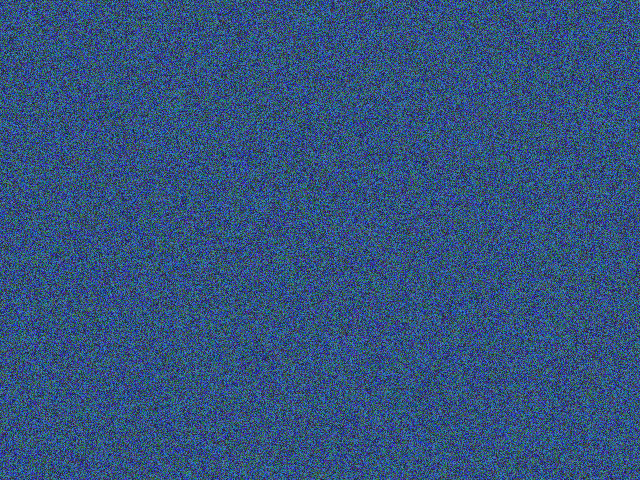
#> input picture backend/test_image.png, 640 x 480 px
$ python -i traditional_enhancement.py   (imports and definitions only)
#> lines starting #> are read from the running program, lines starting #| are printed output that depends on the picture
"""
AquaVision AI — Traditional Enhancement Pipeline

Gray-World White Balance + CLAHE (from existing AquaVision source code).
"""

import cv2
import numpy as np


def white_balance(image: np.ndarray) -> np.ndarray:
    """Apply Gray-World white balance to an RGB image."""

    if image.ndim != 3 or image.shape[2] != 3:
        raise ValueError("Expected an RGB image with shape (H, W, 3).")

    image = image.astype(np.float32)

    channel_means = image.mean(axis=(0, 1))

    if np.any(channel_means == 0):
        raise ValueError("Cannot apply white balance when a channel mean is zero.")

    target = channel_means.mean()
    scale = target / channel_means

    balanced = image * scale
    return np.clip(balanced, 0, 255).astype(np.uint8)


def apply_clahe(
    image: np.ndarray,
    clip_limit: float = 2.0,
    tile_grid_size: tuple = (8, 8),
) -> np.ndarray:
    """Improve local contrast using CLAHE on the LAB luminance channel."""
#> called with clip_limit = 2, tile_grid_size = (8, 8)

    if image.ndim != 3 or image.shape[2] != 3:
        raise ValueError("Expected an RGB image with shape (H, W, 3).")

    lab = cv2.cvtColor(image, cv2.COLOR_RGB2LAB)
#> lab: shape (480, 640, 3); mean of channels 0, 1, 2 92.2, 133.1, 103.1

    l_channel, a_channel, b_channel = cv2.split(lab)
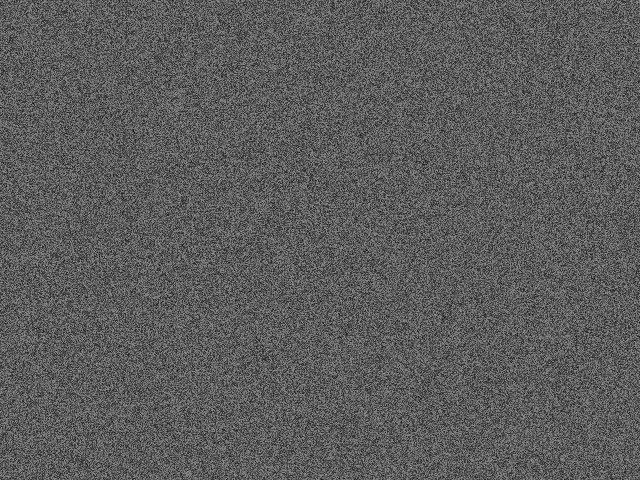
#> l_channel: shape (480, 640); min 21, max 149, mean 92.2
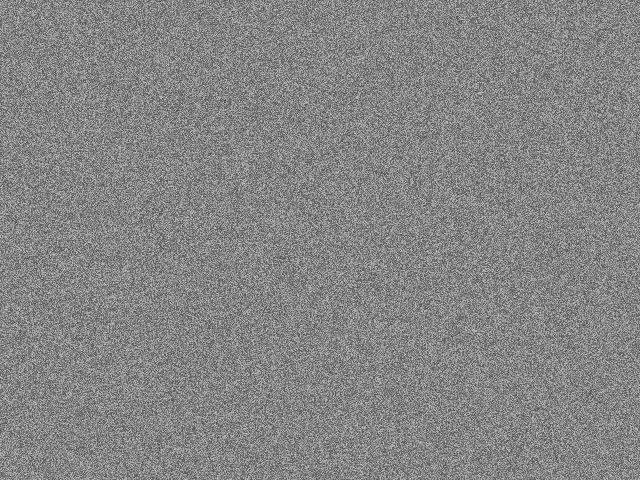
#> a_channel: shape (480, 640); min 75, max 195, mean 133.1
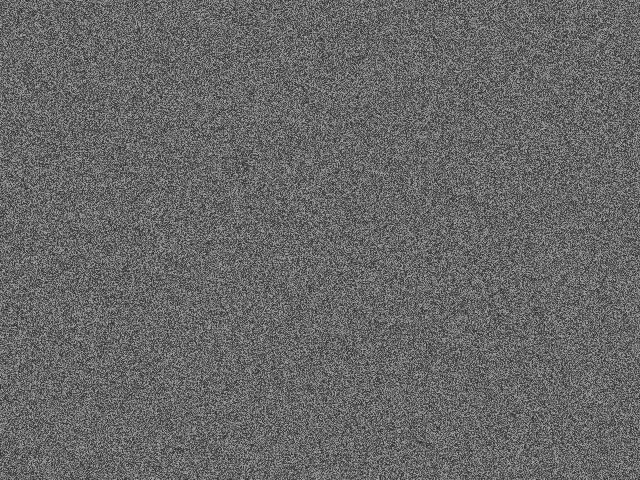
#> b_channel: shape (480, 640); min 37, max 176, mean 103.1

    clahe = cv2.createCLAHE(
        clipLimit=clip_limit,
        tileGridSize=tile_grid_size,
    )

    enhanced_l = clahe.apply(l_channel)
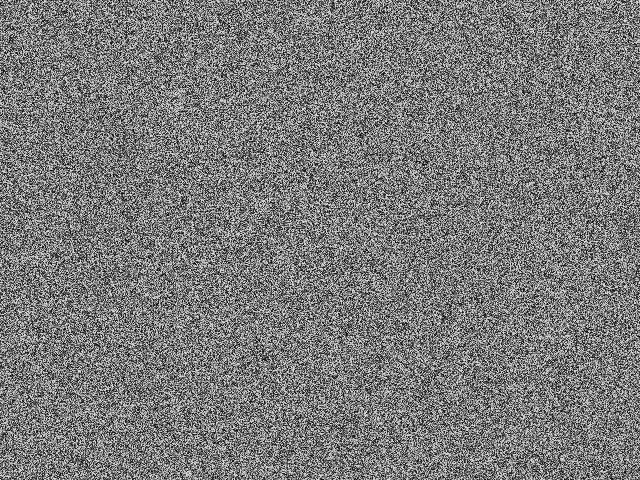
#> enhanced_l: shape (480, 640); min 6, max 231, mean 121.9

    enhanced_lab = cv2.merge((enhanced_l, a_channel, b_channel))
#> enhanced_lab: shape (480, 640, 3); mean of channels 0, 1, 2 121.9, 133.1, 103.1

    return cv2.cvtColor(enhanced_lab, cv2.COLOR_LAB2RGB)
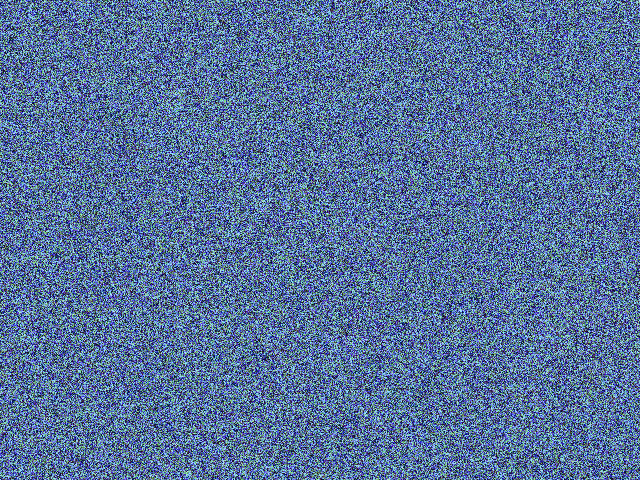
#> returned value: shape (480, 640, 3); mean R, G, B 86.9, 113.9, 154.5


def enhance_traditional(image: np.ndarray) -> np.ndarray:
    """Apply the traditional AquaVision enhancement pipeline:
    Gray-World White Balance -> CLAHE."""

    balanced = white_balance(image)
    enhanced = apply_clahe(balanced)

    return enhanced


def enhance_white_balance_only(image: np.ndarray) -> np.ndarray:
    """Apply only Gray-World White Balance."""
    return white_balance(image)


def enhance_clahe_only(image: np.ndarray) -> np.ndarray:
    """Apply only CLAHE."""
    return apply_clahe(image)

>>> import cv2
>>> picture = cv2.cvtColor(cv2.imread('test_image.png'), cv2.COLOR_BGR2RGB)
>>> result = apply_clahe(picture)

$ run again, on backend/test_turtle.png
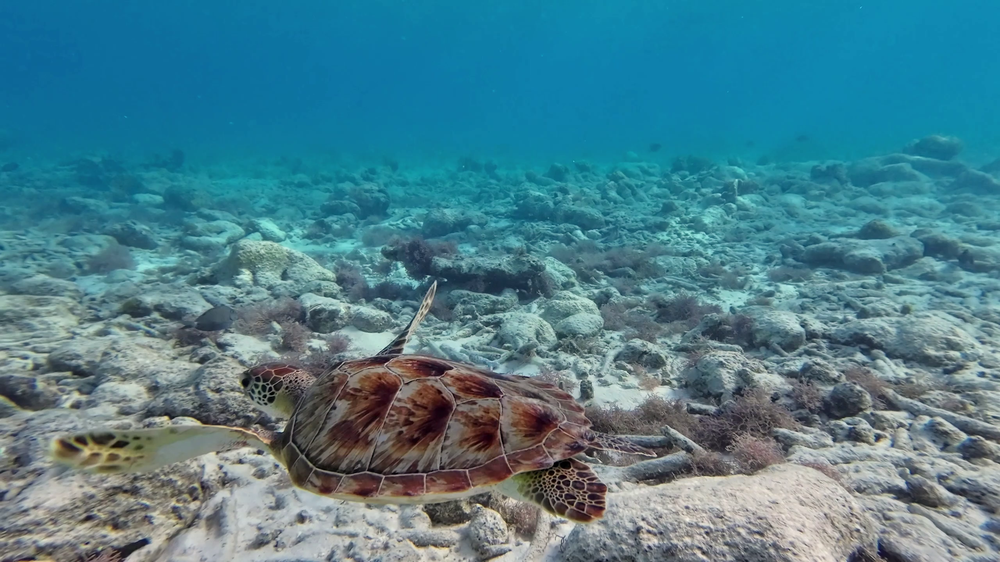
#> input picture backend/test_turtle.png, 1000 x 562 px, shrunk from 2560 x 1440 before the run
#> lab: shape (562, 1000, 3); mean of channels 0, 1, 2 129.6, 119.2, 116.3
#> in apply_clahe, `enhanced_l = clahe.apply(l_channel)`:
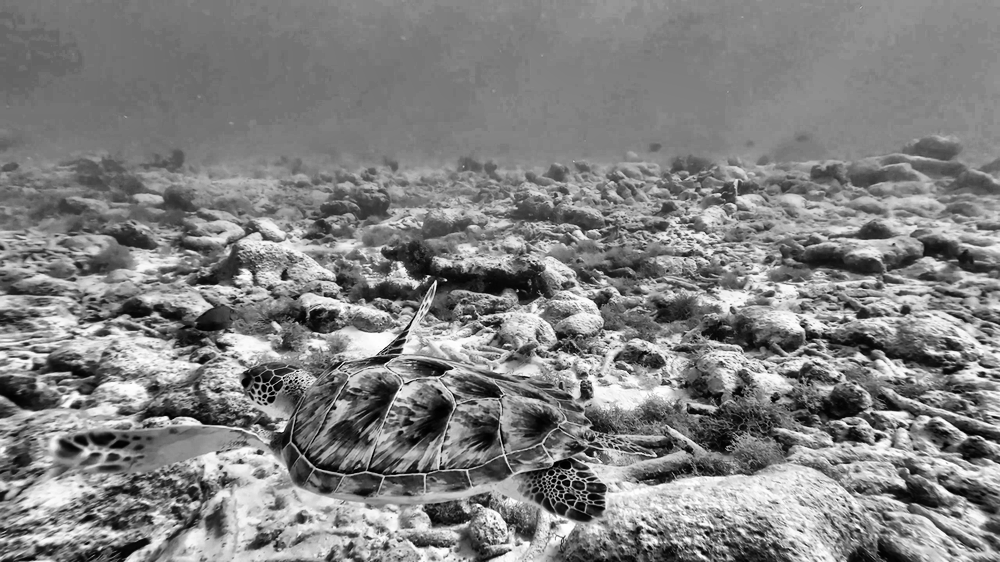
#> enhanced_l: shape (562, 1000); min 0, max 255, mean 129.4
#> enhanced_lab: shape (562, 1000, 3); mean of channels 0, 1, 2 129.4, 119.2, 116.3
#> in apply_clahe, `return cv2.cvtColor(enhanced_lab, cv2.COLOR_LAB2RGB)`:
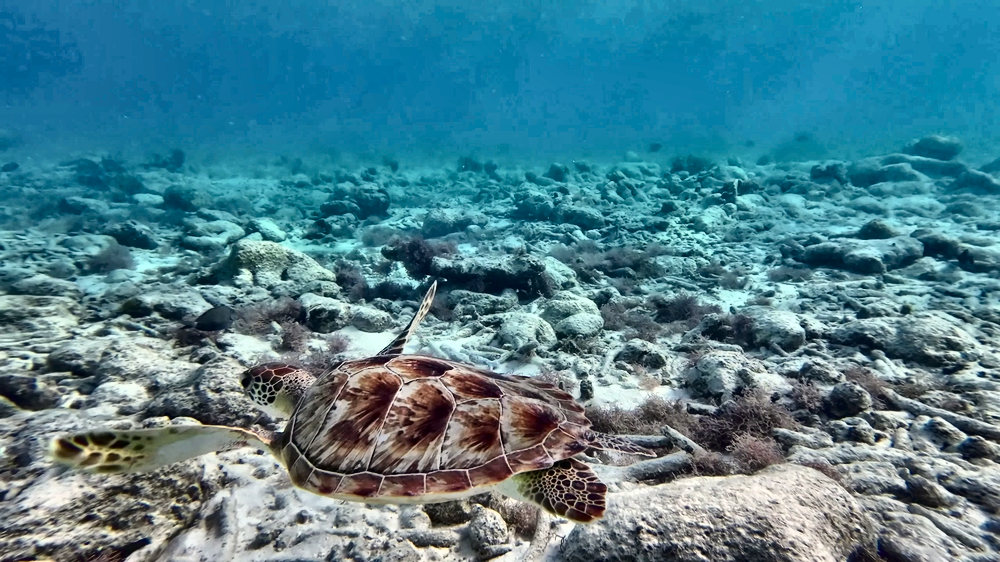
#> returned value: shape (562, 1000, 3); mean R, G, B 76.7, 128.1, 142.1
